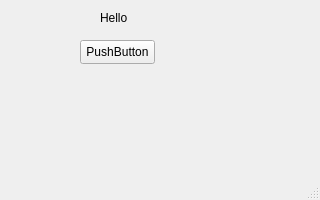
<?xml version="1.0" encoding="UTF-8"?>
<ui version="4.0">
 <class>MainWindow</class>
 <widget class="QMainWindow" name="MainWindow">
  <property name="geometry">
   <rect>
    <x>0</x>
    <y>0</y>
    <width>320</width>
    <height>200</height>
   </rect>
  </property>
  <property name="windowTitle">
   <string>MainWindow</string>
  </property>
  <widget class="QWidget" name="centralwidget">
   <widget class="QPushButton" name="pushButton">
    <property name="geometry">
     <rect>
      <x>80</x>
      <y>40</y>
      <width>75</width>
      <height>24</height>
     </rect>
    </property>
    <property name="text">
     <string>PushButton</string>
    </property>
   </widget>
   <widget class="QLabel" name="label">
    <property name="geometry">
     <rect>
      <x>100</x>
      <y>10</y>
      <width>49</width>
      <height>16</height>
     </rect>
    </property>
    <property name="text">
     <string>Hello</string>
    </property>
   </widget>
  </widget>
  <widget class="QMenuBar" name="menubar">
   <property name="geometry">
    <rect>
     <x>0</x>
     <y>0</y>
     <width>320</width>
     <height>22</height>
    </rect>
   </property>
  </widget>
  <widget class="QStatusBar" name="statusbar"/>
 </widget>
 <resources/>
 <connections/>
</ui>
